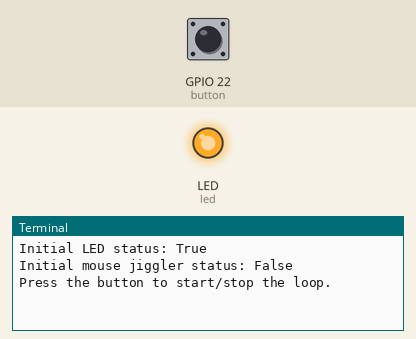
Bench run of a program on a simulated Raspberry Pi (BCM pin numbers). On the bench: output pins drawn as LEDs (lit = HIGH), the last lines printed to the terminal. Inputs (shaded band) come from the test bench; at power-on: GPIO 22 (button) HIGH. Random numbers come from a fixed seed; USB keyboard and mouse output is not drawn.

Above: at 1.2 s.
1.3 s: GPIO 22 (button) pulled LOW for 0.15 s
At 1.46 s:
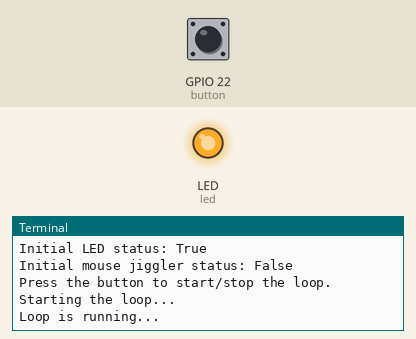
2.9 s: GPIO 22 (button) pulled LOW for 1 s
At 3.9 s:
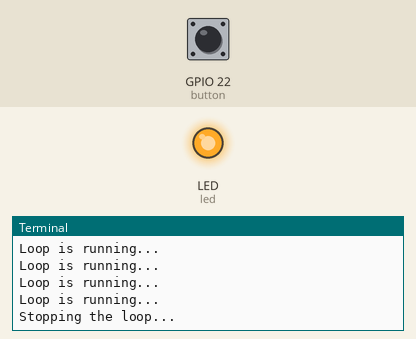

Measured:
- after the input at 1.3 s, the terminal: prints a new line at once (image 1)
- after the input at 2.9 s, the terminal: prints a new line at once (image 2)

The program:

code.py
```python
import board  # type: ignore
import digitalio
from adafruit_hid.mouse import Mouse
import usb_hid
import asyncio
import random

# Define the onboard LED pin
led = digitalio.DigitalInOut(board.LED)
led.direction = digitalio.Direction.OUTPUT

# Define the external button pin
button = digitalio.DigitalInOut(board.GP22)  # External button is connected to GP22
button.direction = digitalio.Direction.INPUT  # Set the pin as input
button.pull = digitalio.Pull.UP  # Enable the internal pull-up resistor

# Initialize the mouse
mouse = Mouse(usb_hid.devices)  # Create a new mouse object

# Initial state of the LED
led_state = True  # LED is initialized to ON
led.value = led_state  # Set the LED to the initial state

# Initial state of the mouse jiggler
jiggler_active = False

print(f"Initial LED status: {led_state}")  # Printing the
print(f"Initial mouse jiggler status: {jiggler_active}")

async def jiggle_mouse():
    # Move the mouse a random amount in both directions within the range [-10, 10]
    move_x = random.randint(-10, 10)
    move_y = random.randint(-10, 10)

    mouse.move(x=move_x, y=move_y)
    await asyncio.sleep(0.1)

    # Move the mouse back to its original position
    mouse.move(x=-move_x, y=-move_y)
    await asyncio.sleep(0.1)

# Define a flag to control the while loop
run_loop = False

async def loop():
    global run_loop
    while True:
        if run_loop:
            # Place the code to run in the loop here
            print("Loop is running...")
            await jiggle_mouse()
        else:
            await asyncio.sleep(0.1)  # Yield control to the main function

async def main():
    global run_loop
    print("Press the button to start/stop the loop.")
    last_button_state = button.value
    while True:
        button_state = button.value
        if button_state != last_button_state:
            if not button_state:  # Button pressed
                run_loop = not run_loop  # Toggle the loop flag
                if run_loop:
                    print("Starting the loop...")
                else:
                    print("Stopping the loop...")
            last_button_state = button_state

        await asyncio.sleep(0.1)  # Small delay to debounce the button

async def run_program():
    await asyncio.gather(main(), loop())

# Start the asyncio event loop
asyncio.run(run_program())
```
